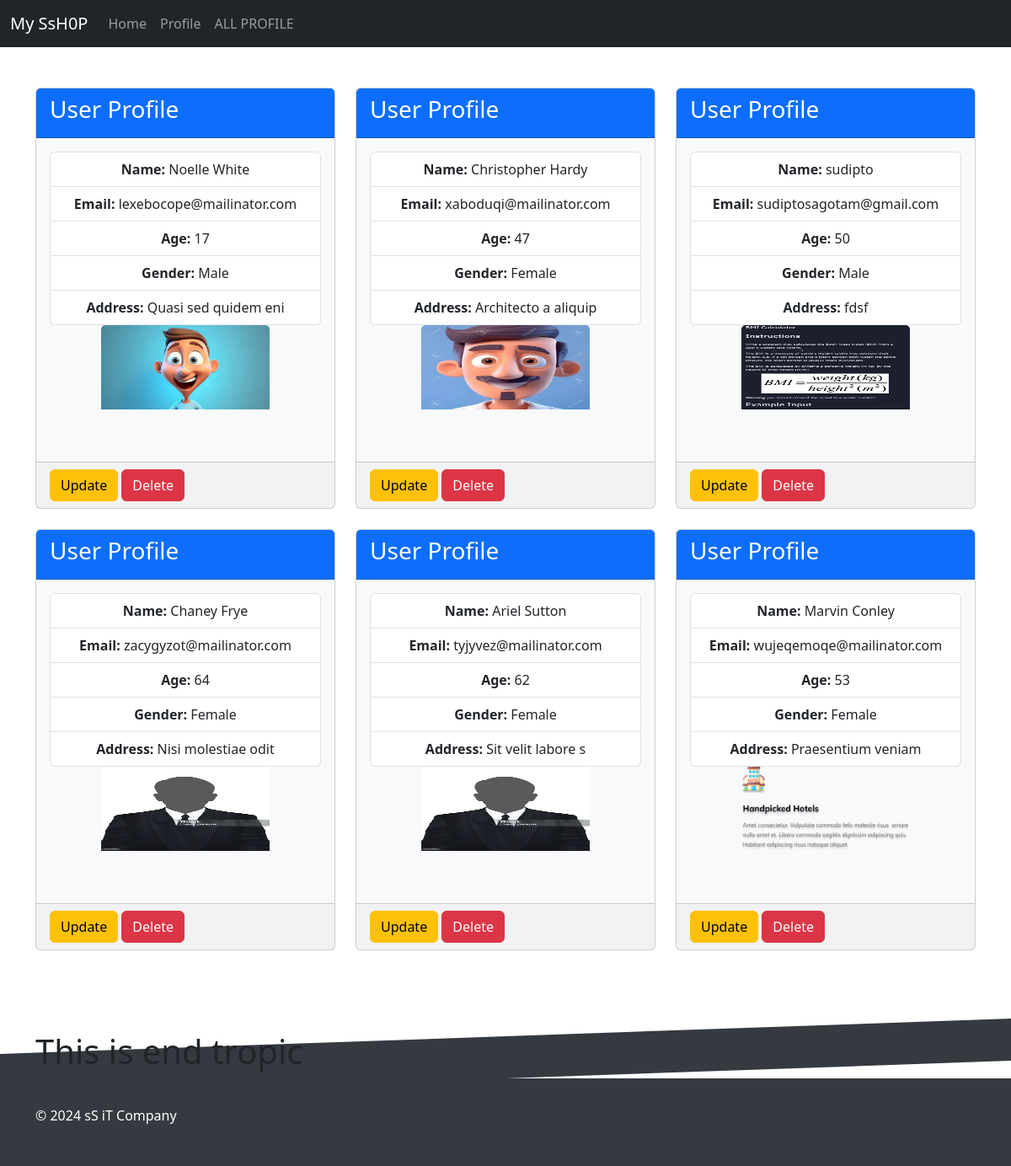
The page /all_prof/ on the database its author committed.
### AA/models.py (models this page shows, shortened)
class Human(models.Model):
    GENDER = [
        ('Male', 'Male'),
        ('Female', 'Female'),
        ('Others', 'Others'),
    ]
    name = models.CharField(max_length=25)
    email = models.EmailField(max_length=25,null=True,blank=True)
    age = models.PositiveIntegerField(default=50)
    gender = models.CharField(max_length=6, choices=GENDER,null=True,blank=True)
    image = models.ImageField(upload_to='images/', default='def.jpg')  # Set your default image path
    address = models.TextField(max_length=400,null=True,blank=True)

### AA/views.py (the view)
# urls.py: path('all_prof/',all_prof, name='all_prof'),
def all_prof(request):
    human = Human.objects.all()
    return render(request, "allprofile.html", locals())

### TEMPLATES/allprofile.html (shortened to what this page needs)
{% extends "base.html" %}
{% block body %}
<div class="container mt-5">
    <div class="row">
        {% for human in human %}
            <div class="col-md-4 mb-4">
                <div class="card bg-light text-dark custom-card" style="height:500px;">
                    <div class="card-header bg-primary text-white">
                        <h3>User Profile</h3>
                    </div>
                    <div class="card-body text-center">
                        <ul class="list-group">
                            <li class="list-group-item"><strong>Name:</strong> {{ human.name }}</li>
                            <li class="list-group-item"><strong>Email:</strong> {{ human.email }}</li>
                            <li class="list-group-item"><strong>Age:</strong> {{ human.age }}</li>
                            <li class="list-group-item"><strong>Gender:</strong> {{ human.gender }}</li>
                            <li class="list-group-item"><strong>Address:</strong> {{ human.address }}</li>
                        </ul>
                        {% if human.image %}
                            <img style="height:100px; width:200px" src="{{ human.image.url }}" class="card-img-top mb-3" alt="{{ def.jpg }}">
                        {% endif %}
                    </div>
                    <div class="card-footer">
                        <a href="{% url 'update' human.id %}" class="btn btn-warning float-left">Update</a>
                       <a href="{% url 'delete_prof' human.id %}" class="btn btn-danger">Delete</a>
                    </div>
                </div>
            </div>
        {% endfor %}
    </div>
</div>
{% endblock %}

### TEMPLATES/base.html (shortened to what this page needs)
<!DOCTYPE html>
<html lang="en">
<head>
    <link rel="stylesheet" href="https://cdn.jsdelivr.net/npm/bootstrap@5.3.0/dist/css/bootstrap.min.css">
</head>
<body>
{% include 'includes/nav.html' %}
{% block body %}
{% endblock %}
  <br>
 {% include 'includes/footer.html' %}
</body>
</html>

### TEMPLATES/includes/nav.html (shortened to what this page needs)
<nav class="navbar navbar-expand-lg navbar-dark bg-dark">
    <div class="container-fluid">
        <a class="navbar-brand" href="#">My SsH0P</a>
        <div class="collapse navbar-collapse" id="navbarNav">
            <ul class="navbar-nav">
                 <li class="nav-item"><a class="nav-link" href="{% url 'Talk' %}">Home</a></li>
<li               class="nav-item"><a class="nav-link" href="{% url 'profile' %}">Profile</a></li>
<li               class="nav-item"><a class="nav-link" href="{% url 'all_prof' %}">ALL PROFILE</a></li>
            </ul>
        </div>
    </div>
</nav>

### TEMPLATES/includes/footer.html (shortened to what this page needs)
</head>
<body>
<div class="container mt-5">
    <h1>This is end tropic</h1>
</div>
<footer class="footer">
    <div class="container">
        <p>&copy; 2024 sS iT Company</p>
    </div>
</footer>
</body>

### rows shown on the page
Human: name "Noelle White", email "lexebocope@mailinator.com", age "17", gender "Male", address "Quasi sed quidem eni", image (picture)
Human: name "Christopher Hardy", email "xaboduqi@mailinator.com", age "47", gender "Female", address "Architecto a aliquip", image (picture)
Human: name "sudipto", email "sudiptosagotam@gmail.com", age "50", gender "Male", address "fdsf", image (picture)
Human: name "Chaney Frye", email "zacygyzot@mailinator.com", age "64", gender "Female", address "Nisi molestiae odit", image (picture)
Human: name "Ariel Sutton", email "tyjyvez@mailinator.com", age "62", gender "Female", address "Sit velit labore s", image (picture)
Human: name "Marvin Conley", email "wujeqemoqe@mailinator.com", age "53", gender "Female", address "Praesentium veniam", image (picture)
